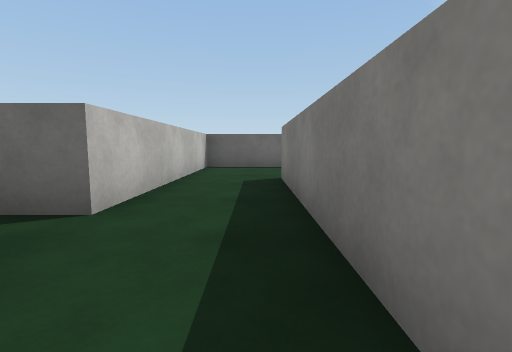
view 1 (above)

22 first-person views from a walk through a 3-D level made in the Unity game engine. The camera is 0.62 m above the floor, tilts 6° down and sees 85° across. The floor is counted in squares, 1 m on a side. Each view is taken from the middle of a square. On the plan, view 1 faces up. The plan holds only what a view shows up to about 9 squares ahead; the rest is blank. The player is left out. Surface patterns are stand-ins for the level's own textures.

view 2
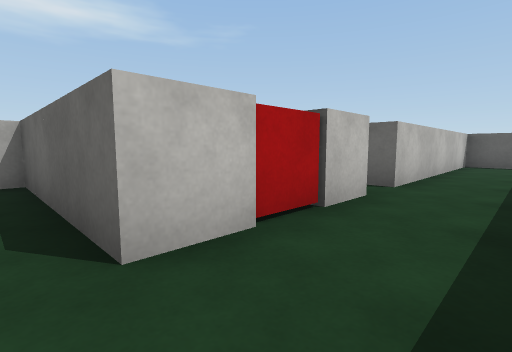

view 3
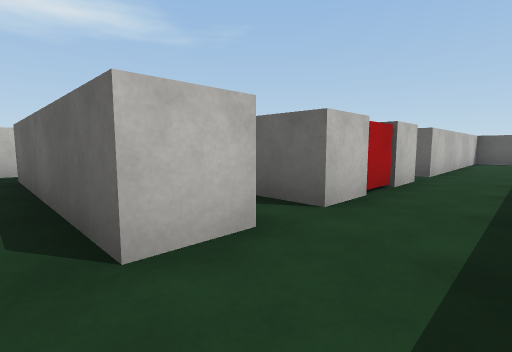

view 4
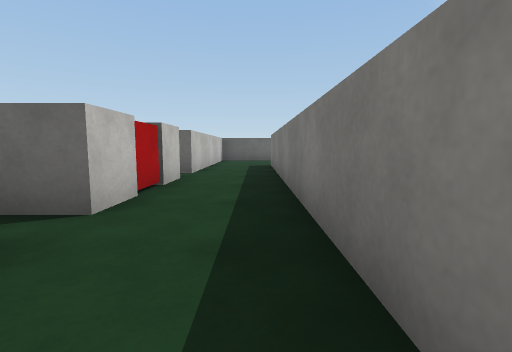

view 5
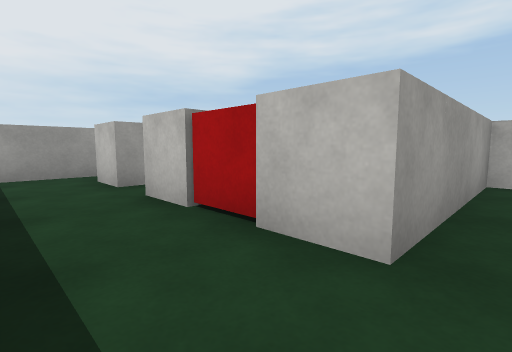

view 6
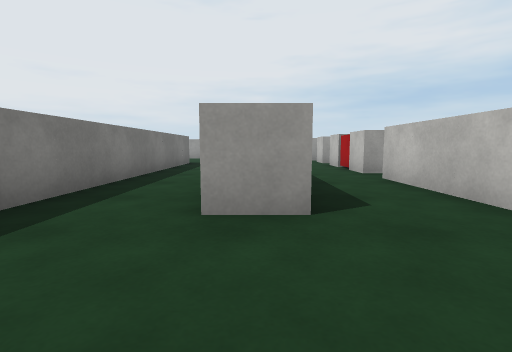

view 7
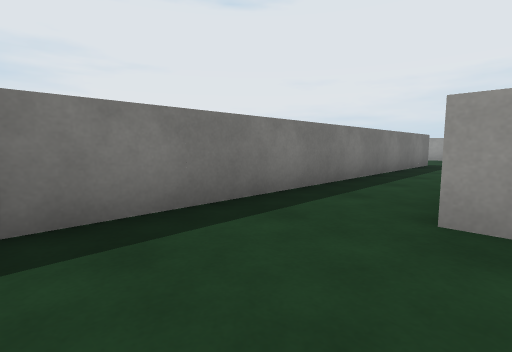

view 8
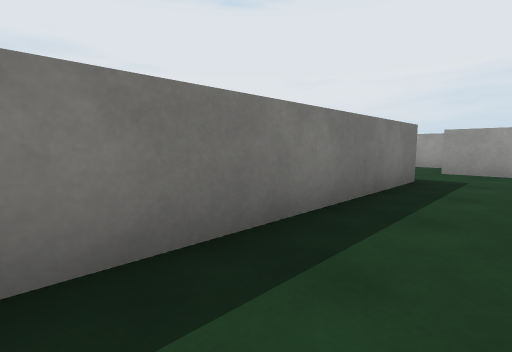

view 9
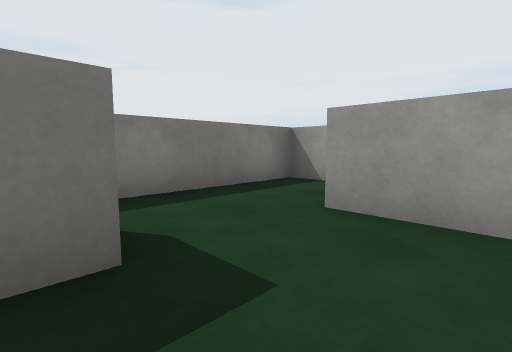

view 10
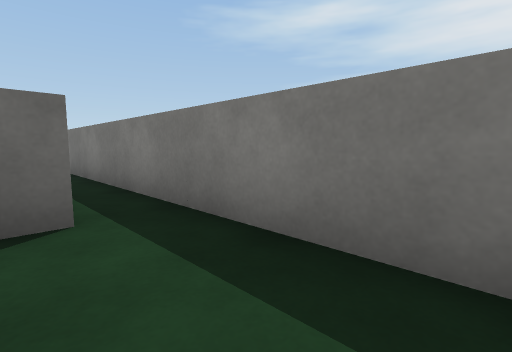

view 11
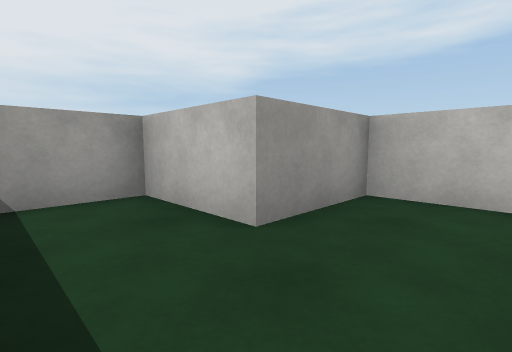

view 12
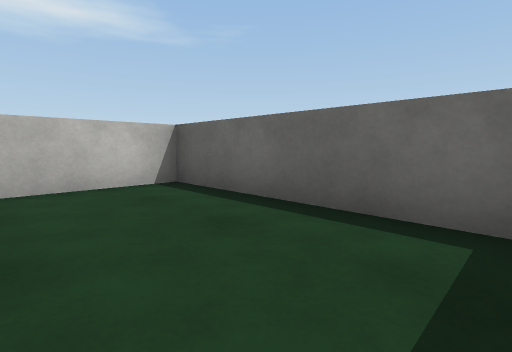

view 13
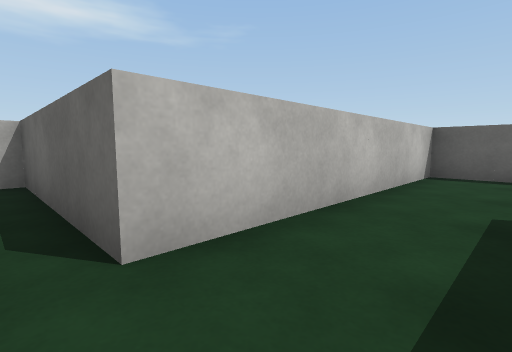

view 14
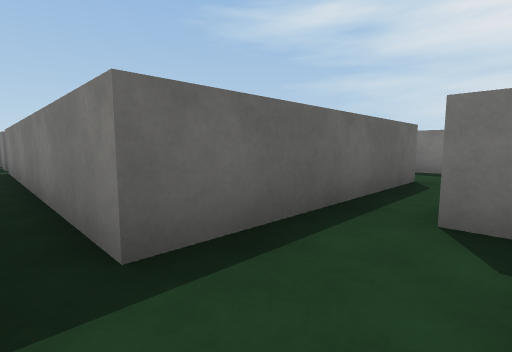

view 15
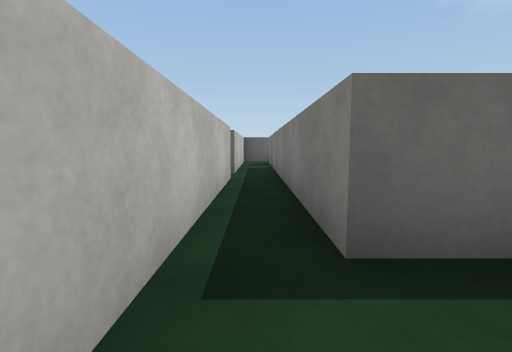

view 16
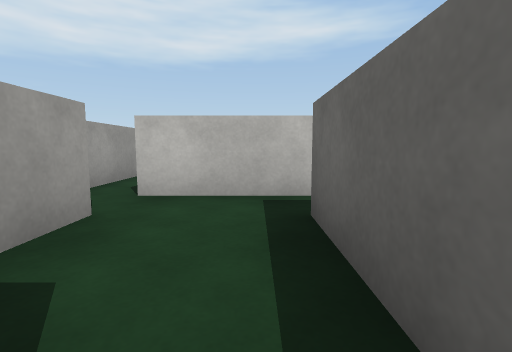

view 17
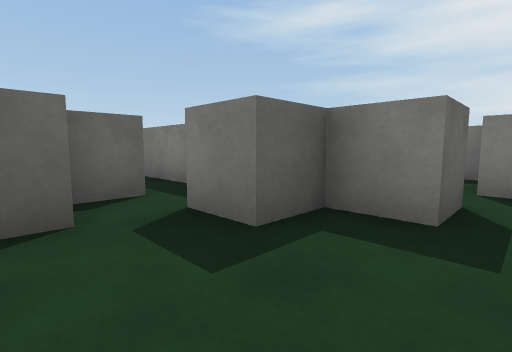

view 18
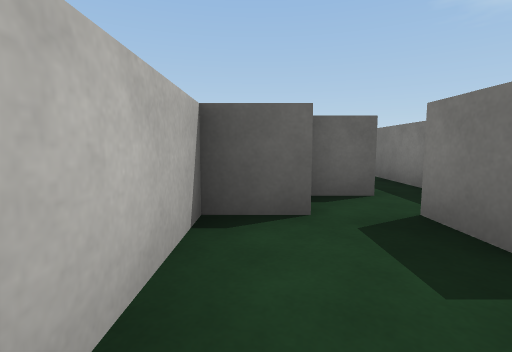

view 19
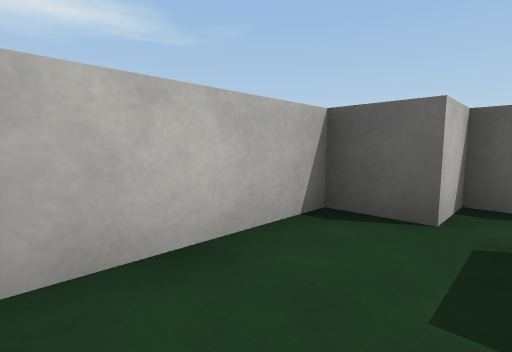

view 20
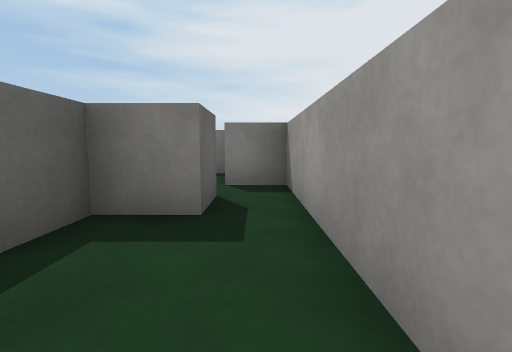

view 21
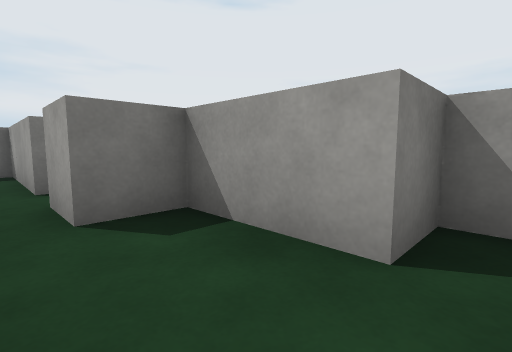

view 22
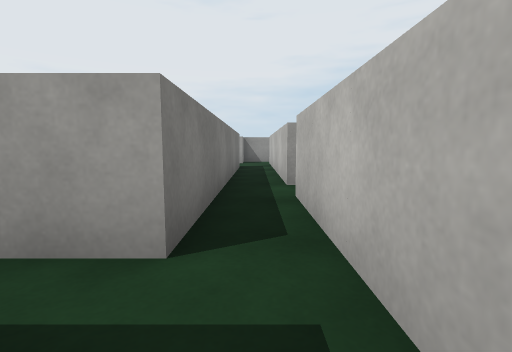

### Floor plan
Ten units are one square. View 1 is at (0, 0); x grows to the right and y downward. Boxes are objects, and circles mark ways between rooms. Rooms are numbered by the first view taken in them; rooms with no view inside come last. Other rooms are left out.
<svg viewBox="-120 -90 180 160">
<path fill="none" stroke="#000" d="M-15 -15 -15 -5M5 5 5 -15M-20 25 -15 25 -15 35M-15 4 -15 15 -55 15 -55 19M5 35 5 5M-25 45 5 45 5 35M-15 35 -35 35M5 -15 5 -55 15 -55M35 26 35 -80M15 31 15 45 35 45 35 65 55 65 55 -25M46 25 40 25M30 -85 -15 -85 -15 -25 -55 -25 -55 -15 -15 -15M-65 55 -45 55 -45 45 -35 45M-75 -5 -75 55M-35 35 -65 35 -65 -15M-105 65 -65 65 -65 55M-105 35 -115 35 -115 60M-75 55 -85 55 -85 45 -95 45 -95 35M-65 -45 -65 -55M-75 -45 -75 -15M-65 -15 -65 -35 -55 -35M-85 19 -85 1M-94 25 -105 25 -105 35"/>
<rect x="-25" y="-5" width="10" height="10" fill="#bbb"><title>red cube</title></rect>
<circle cx="-5" cy="10" r="3" fill="#2a7"/>
<circle cx="-5" cy="-10" r="3" fill="#2a7"/>
<circle cx="-5" cy="30" r="3" fill="#2a7"/>
<circle cx="-40" cy="40" r="3" fill="#2a7"/>
<circle cx="-70" cy="60" r="3" fill="#2a7"/>
<circle cx="-70" cy="-25" r="3" fill="#2a7"/>
<circle cx="-100" cy="40" r="3" fill="#2a7"/>
<text x="-20" y="0">1</text>
<text x="-20" y="20">2</text>
<text x="-20" y="40">3</text>
<text x="20" y="-20">4</text>
<text x="-70" y="30">5</text>
<text x="-100" y="50">6</text>
<text x="-60" y="-40">7</text>
<text x="-90" y="20">8</text>
</svg>
Room 1 opens to room 2. Room 1 opens to room 4. Room 2 opens to room 3. Room 3 opens to room 5. Room 5 opens to room 6. Room 5 opens to room 7. Room 6 opens to room 8.

Where each view was taken, in squares from view 1:
view 1: 0 up, 0 right, facing up
view 2: 2 down, 0 right, facing up-left
view 3: 4 down, 0 right, facing up-left
view 4: 4 down, 0 right, facing up
view 5: 2 up, 0 right, facing down-left
view 6: 8 up, 1 right, facing down
view 7: 8 up, 1 right, facing down-right
view 8: 3 up, 2 right, facing down-right
view 9: 2 down, 2 right, facing down-right
view 10: 5 down, 4 right, facing up-right
view 11: 3 down, 5 right, facing down-left
view 12: 6 up, 3 right, facing up-left
view 13: 2 up, 0 right, facing up-left
view 14: 5 down, 7 left, facing up-right
view 15: 5 down, 7 left, facing up
view 16: 4 down, 4 left, facing left
view 17: 6 down, 11 left, facing up-right
view 18: 6 down, 11 left, facing up
view 19: 6 down, 10 left, facing up-left
view 20: 6 down, 11 left, facing right
view 21: 4 down, 7 left, facing down-right
view 22: 5 up, 7 left, facing down
